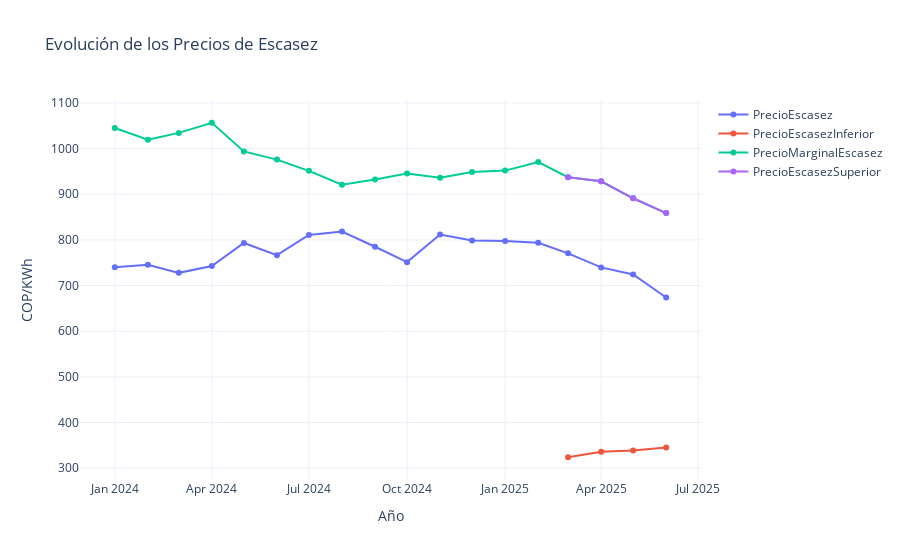

Notebook code cell kept with this figure:
### Markdown cell above
Ahora se grafica el valor de los distintos Precios de Escasez

### Code cell
fig = go.Figure()                                                                   # Crear la figura de Plotly

for tipo in ['PrecioEscasez', 'PrecioEscasezInferior',   # Agregar una línea por cada Precio de Escasez
             'PrecioMarginalEscasez','PrecioEscasezSuperior']:
    fig.add_trace(go.Scatter(
        x=df_pe_pivot['Fecha'],                                                     # Valores Eje X
        y=df_pe_pivot[tipo],                                                        # Valores Eje Y
        mode='lines+markers',                                                       # Gráfico de líneas con puntos
        name=tipo                                                                   # Nombre de la línea
    ))

fig.update_layout(                                                                  # Se configura el diseño del gráfico
    title="Evolución de los Precios de Escasez",                                    # Título del gráfico
    xaxis_title='Año',                                                              # Título Eje X
    yaxis_title='COP/KWh',                                                          # Título Eje Y
    template='plotly_white'
)

fig.show()                                                                          # Se muestra el gráfico

### Figure 1 — Plotly figure (JSON) as saved in the notebook; plotly's stock layout.template omitted (floating-point values rounded to 4 significant figures)
{"data": [{"mode": "lines+markers", "name": "PrecioEscasez", "type": "scatter", "x": ["2024-01-01T00:00:00.000000000", "2024-02-01T00:00:00.000000000", "2024-03-01T00:00:00.000000000", "2024-04-01T00:00:00.000000000", "2024-05-01T00:00:00.000000000", "2024-06-01T00:00:00.000000000", "2024-07-01T00:00:00.000000000", "2024-08-01T00:00:00.000000000", "2024-09-01T00:00:00.000000000", "2024-10-01T00:00:00.000000000", "2024-11-01T00:00:00.000000000", "2024-12-01T00:00:00.000000000", "2025-01-01T00:00:00.000000000", "2025-02-01T00:00:00.000000000", "2025-03-01T00:00:00.000000000", "2025-04-01T00:00:00.000000000", "2025-05-01T00:00:00.000000000", "2025-06-01T00:00:00.000000000"], "y": [739.9, 745.7, 727.8, 742.7, 793.3, 766.5, 810.7, 818.4, 785.1, 751.3, 811.9, 798.7, 797.4, 793.9, 770.5, 739.8, 724.3, 673.7]}, {"mode": "lines+markers", "name": "PrecioEscasezInferior", "type": "scatter", "x": ["2024-01-01T00:00:00.000000000", "2024-02-01T00:00:00.000000000", "2024-03-01T00:00:00.000000000", "2024-04-01T00:00:00.000000000", "2024-05-01T00:00:00.000000000", "2024-06-01T00:00:00.000000000", "2024-07-01T00:00:00.000000000", "2024-08-01T00:00:00.000000000", "2024-09-01T00:00:00.000000000", "2024-10-01T00:00:00.000000000", "2024-11-01T00:00:00.000000000", "2024-12-01T00:00:00.000000000", "2025-01-01T00:00:00.000000000", "2025-02-01T00:00:00.000000000", "2025-03-01T00:00:00.000000000", "2025-04-01T00:00:00.000000000", "2025-05-01T00:00:00.000000000", "2025-06-01T00:00:00.000000000"], "y": [NaN, NaN, NaN, NaN, NaN, NaN, NaN, NaN, NaN, NaN, NaN, NaN, NaN, NaN, 323.9, 336.1, 338.5, 345.4]}, {"mode": "lines+markers", "name": "PrecioMarginalEscasez", "type": "scatter", "x": ["2024-01-01T00:00:00.000000000", "2024-02-01T00:00:00.000000000", "2024-03-01T00:00:00.000000000", "2024-04-01T00:00:00.000000000", "2024-05-01T00:00:00.000000000", "2024-06-01T00:00:00.000000000", "2024-07-01T00:00:00.000000000", "2024-08-01T00:00:00.000000000", "2024-09-01T00:00:00.000000000", "2024-10-01T00:00:00.000000000", "2024-11-01T00:00:00.000000000", "2024-12-01T00:00:00.000000000", "2025-01-01T00:00:00.000000000", "2025-02-01T00:00:00.000000000", "2025-03-01T00:00:00.000000000", "2025-04-01T00:00:00.000000000", "2025-05-01T00:00:00.000000000", "2025-06-01T00:00:00.000000000"], "y": [1045.0, 1019.0, 1034.0, 1057.0, 993.8, 975.9, 951.3, 920.8, 932.5, 945.3, 936.1, 948.8, 951.8, 970.6, 937.3, 928.3, 891.2, 858.8]}, {"mode": "lines+markers", "name": "PrecioEscasezSuperior", "type": "scatter", "x": ["2024-01-01T00:00:00.000000000", "2024-02-01T00:00:00.000000000", "2024-03-01T00:00:00.000000000", "2024-04-01T00:00:00.000000000", "2024-05-01T00:00:00.000000000", "2024-06-01T00:00:00.000000000", "2024-07-01T00:00:00.000000000", "2024-08-01T00:00:00.000000000", "2024-09-01T00:00:00.000000000", "2024-10-01T00:00:00.000000000", "2024-11-01T00:00:00.000000000", "2024-12-01T00:00:00.000000000", "2025-01-01T00:00:00.000000000", "2025-02-01T00:00:00.000000000", "2025-03-01T00:00:00.000000000", "2025-04-01T00:00:00.000000000", "2025-05-01T00:00:00.000000000", "2025-06-01T00:00:00.000000000"], "y": [NaN, NaN, NaN, NaN, NaN, NaN, NaN, NaN, NaN, NaN, NaN, NaN, NaN, NaN, 937.3, 928.3, 891.2, 858.8]}], "layout": {"title": {"text": "Evolución de los Precios de Escasez"}, "xaxis": {"title": {"text": "Año"}}, "yaxis": {"title": {"text": "COP/KWh"}}}}
